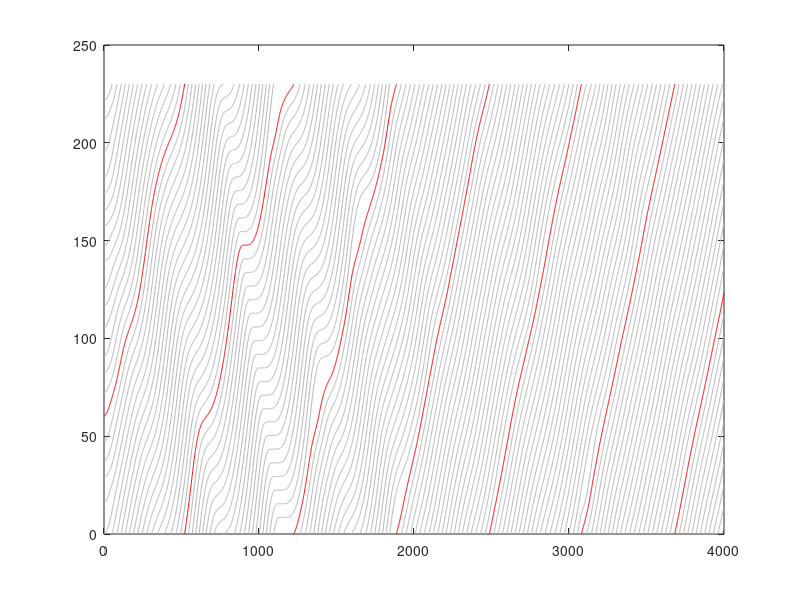
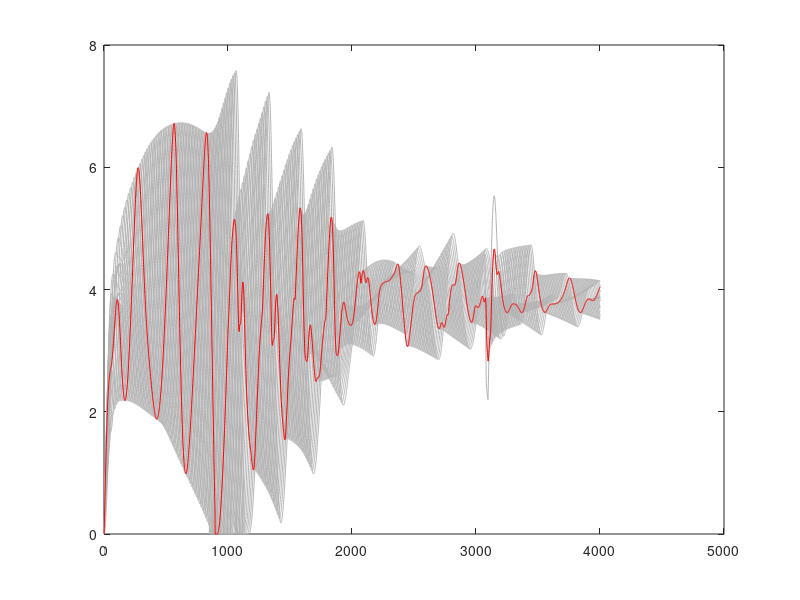

These charts were generated, in order, by the following MATLAB code:
load('TIFS_insurance_new_speed-clean.mat')
%%
pos_total=pos_total_s(2:4001,:);
veh_total=speed_total_s(2:4001,:);
pos_total=pos_total';
veh_total=veh_total';
x_plot_1=[];
pos_plot_1=[];
v_plot_1=[];
for i=1:21
    t=1;
    start_x=0;
    start_pos=pos_total(i,1);
    start_v=veh_total(i,1);
    m=1;
    t_total=t;
    for j=1:3999
        if pos_total(i,j)>pos_total(i,j+1)
            x_plot_1{i,m}=start_x;
            x_plot_1{i,m}=[x_plot_1{i,m} t:j];
            
            end_x=(230-pos_total(i,j))/((230-pos_total(i,j))+pos_total(i,j+1))+j;
            x_plot_1{i,m}=[x_plot_1{i,m} end_x];
            
            pos_plot_1{i,m}=start_pos;
            pos_plot_1{i,m}=[pos_plot_1{i,m} pos_total(i,t:j)];
            pos_plot_1{i,m}=[pos_plot_1{i,m} 230];
            v_plot_1{i,m}=start_v;
            v_plot_1{i,m}=[v_plot_1{i,m} veh_total(i,t:j)];
            v_plot_1{i,m}=[v_plot_1{i,m} veh_total(i,j)];
            t=j+1;
            m=m+1;
            start_x=end_x;
            start_pos=0;
            start_v=veh_total(i,j);
        end
    end
            x_plot_1{i,m}=start_x;
            x_plot_1{i,m}=[x_plot_1{i,m} t:4000];
            
            pos_plot_1{i,m}=start_pos;
            pos_plot_1{i,m}=[pos_plot_1{i,m} pos_total(i,t:4000)];
            
            v_plot_1{i,m}=start_v;
            v_plot_1{i,m}=[v_plot_1{i,m} veh_total(i,t:4000)];
            
            t=j+1;
            
    
end
%%
 
[n,m]=size(x_plot_1);
figure
for i=2:n
    for j=1:m
        if ~isempty(x_plot_1{i,j})
            plot(x_plot_1{i,j},pos_plot_1{i,j},'color',[0.7 0.7 0.7])
            %mesh(x_plot{i,j},pos_plot{i,j},v_plot{i,j})
            hold on
 
        end
    end     
end
 
 
for i=1:1
    for j=1:m        
        if ~isempty(x_plot_1{i,j})
            plot(x_plot_1{i,j},pos_plot_1{i,j},'r')
            %mesh(x_plot{i,j},pos_plot{i,j},v_plot{i,j})
            hold on
 
        end
    end
end

%%
figure
for i=1:21
    plot(speed_total_s(:,i),'color',[0.7 0.7 0.7])
    hold on
end
plot(speed_total_s(:,1),'r')

